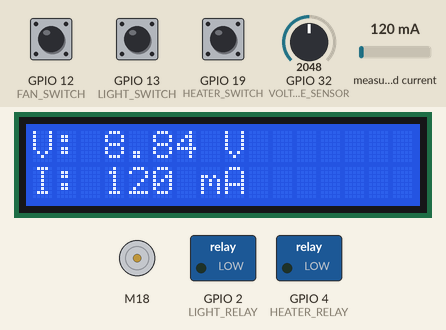
Recording of a sketch running on a simulated ESP32. Shown: DC motor (green arrow = forward, orange = backward, longer = faster), 16×2 character LCD, switched loads named in the sketch (green lamp = pin HIGH). The inputs (shaded band) are chosen by the test bench; at power-on: GPIO 12 (FAN_SWITCH) HIGH, GPIO 13 (LIGHT_SWITCH) HIGH, GPIO 19 (HEATER_SWITCH) HIGH, measured current 120 mA, GPIO 32 (VOLTAGE_SENSOR) = 2048. What the sketch prints to the serial monitor is not drawn.

Above: at 2.6 s.
2.7 s: GPIO 12 (FAN_SWITCH) pulled LOW for 1.3 s
At 5.3 s:
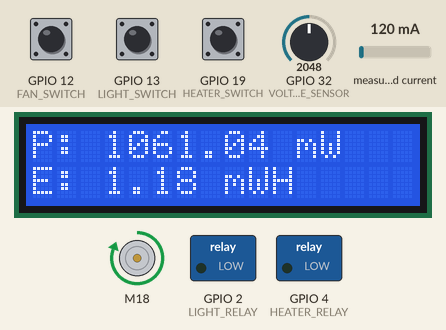
8.2 s: GPIO 13 (LIGHT_SWITCH) pulled LOW for 1.3 s
At 9.4 s:
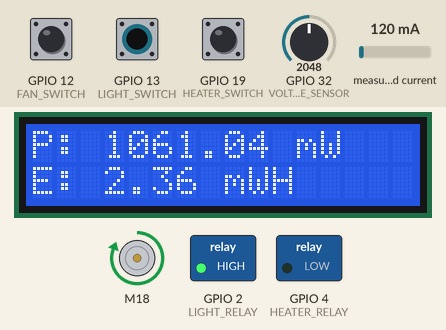
13.7 s: GPIO 19 (HEATER_SWITCH) pulled LOW for 1.3 s
At 14.8 s:
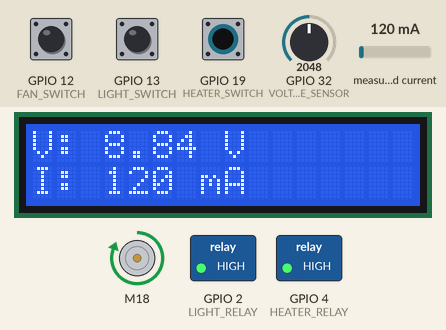
19.2 s: GPIO 12 (FAN_SWITCH) pulled LOW for 1.3 s
At 21.5 s:
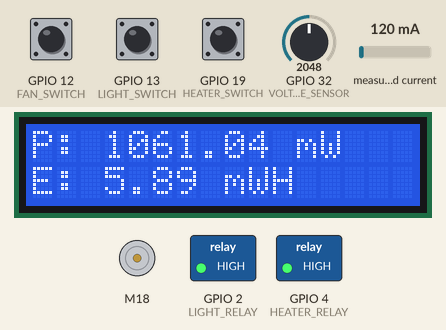
24.7 s: GPIO 13 (LIGHT_SWITCH) pulled LOW for 1.3 s
At 25.8 s:
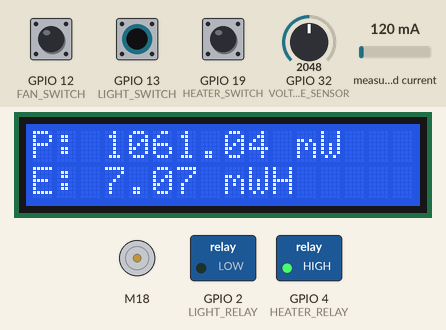
30.2 s: measured current set to 40 mA
At 31.0 s:
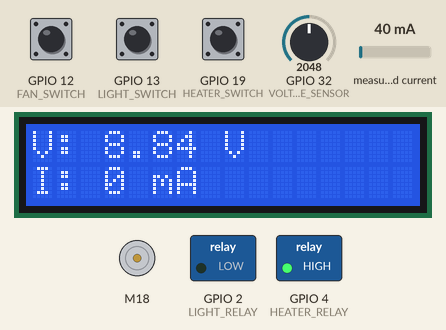
Timing chart, 0 to 33.2 s (numbered marks = the images above; inputs shaded):
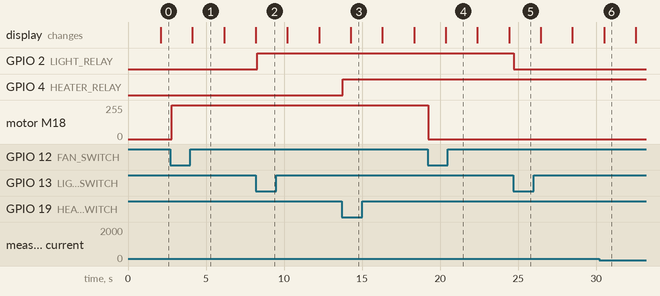

Measured:
- after the input at 2.7 s, motor M18: stopped → forward 255/255 after 0.09 s
- after the input at 8.2 s, GPIO 2 (LIGHT_RELAY): LOW → HIGH after 0.08 s
- after the input at 13.7 s, GPIO 4 (HEATER_RELAY): LOW → HIGH after 0.05 s
- after the input at 19.2 s, motor M18: forward 255/255 → stopped at once
- after the input at 24.7 s, GPIO 2 (LIGHT_RELAY): HIGH → LOW at once
- what the display in image 1 shows lasts 2.1 s, from 4.1 s to 6.2 s

The sketch:

Sensor_Attuator_Test.ino
```cpp
#include <Wire.h>
#include <ACS712.h>
#include <CytronMotorDriver.h>
#include <LiquidCrystal_I2C.h>

#define VOLTAGE_SENSOR 32
#define CURRENT_SENSOR 35

#define FAN_SWITCH 12
#define LIGHT_SWITCH 13
#define HEATER_SWITCH 19
#define FAN_SPEED_KNOB 33

#define MOTOR_DIR 5
#define MOTOR_PWM 18

#define LIGHT_RELAY 2
#define HEATER_RELAY 4

ACS712 ACS(CURRENT_SENSOR, 3.3, 4095, 100);

LiquidCrystal_I2C lcd(0x3F, 16, 2);

CytronMD motor(PWM_DIR, MOTOR_PWM, MOTOR_DIR);

#define VOLTAGE_ERROR_FACTOR 0.59;

// Floats for ADC voltage & Input voltage
float adc_voltage = 0.0;
float in_voltage = 0.0;

// Floats for resistor values in divider (in ohms)
float R1 = 30000.0;
float R2 = 7500.0;

// Float for Reference Voltage
float ref_voltage = 3.3;

// Integer for ADC value
int adc_value = 0;

float voltage = 0.0, power = 0.0, energy = 0.0;
int current = 0;

bool fanSwitchPressed = false, lightSwitchPressed = false, heaterSwitchPressed = false;

//variables to keep track of the timing of recent interrupts
unsigned long switch_time = 0;
unsigned long last_fan_switch_time = 0;
unsigned long last_light_switch_time = 0;
unsigned long last_heater_switch_time = 0;

unsigned long lcdUpdateTimer = 0;
const unsigned long lcdUpdateInterval = 2000;  // Update every 2 seconds
bool displayingVoltageCurrent = true;          // Display voltage and current initially

unsigned long previousMillis = 0;
const unsigned long interval = 1000;  // 1 second interval

void IRAM_ATTR fanSwitchCheck() {
  switch_time = millis();
  if (switch_time - last_fan_switch_time > 250) {
    fanSwitchPressed = !fanSwitchPressed;
    last_fan_switch_time = switch_time;
  }
}

void IRAM_ATTR lightSwitchCheck() {
  switch_time = millis();
  if (switch_time - last_light_switch_time > 250) {
    lightSwitchPressed = !lightSwitchPressed;
    last_light_switch_time = switch_time;
  }
}

void IRAM_ATTR heaterSwitchCheck() {
  switch_time = millis();
  if (switch_time - last_heater_switch_time > 250) {
    heaterSwitchPressed = !heaterSwitchPressed;
    last_heater_switch_time = switch_time;
  }
}

void turnOnLight() {
  digitalWrite(LIGHT_RELAY, HIGH);
}

void turnOffLight() {
  digitalWrite(LIGHT_RELAY, LOW);
}

void turnOnHeater() {
  digitalWrite(HEATER_RELAY, HIGH);
}

void turnOffHeater() {
  digitalWrite(HEATER_RELAY, LOW);
}

void turnOnFan() {
  motor.setSpeed(255);
}

void turnOffFan() {
  motor.setSpeed(0);
}

float getVoltage() {
  // Read the Analog Input
  adc_value = analogRead(VOLTAGE_SENSOR);

  // Determine voltage at ADC input
  adc_voltage = (adc_value * ref_voltage) / 4095.0;

  // Calculate voltage at divider input
  in_voltage = adc_voltage * (R1 + R2) / R2;

  in_voltage = in_voltage + VOLTAGE_ERROR_FACTOR;

  return in_voltage;
}

int getCurrent() {
  int mA = ACS.mA_DC();
  if (mA < 50) {
    mA = 0;
  }
  return mA;
}

void updateLCD(float voltage, int current, float power, float energy) {
  unsigned long currentMillis = millis();

  if (currentMillis - lcdUpdateTimer >= lcdUpdateInterval) {
    lcdUpdateTimer = currentMillis;  // Reset the timer

    lcd.clear();  // Clear the display

    if (displayingVoltageCurrent) {
      lcd.setCursor(0, 0);
      lcd.print("V: ");
      lcd.print(voltage, 2);
      lcd.print(" V   ");

      lcd.setCursor(0, 1);
      lcd.print("I: ");
      lcd.print(current);
      lcd.print(" mA");
    } else {
      lcd.setCursor(0, 0);
      lcd.print("P: ");
      lcd.print(power);
      lcd.print(" mW");

      lcd.setCursor(0, 1);
      lcd.print("E: ");
      lcd.print(energy);
      lcd.print(" mWH");
    }

    displayingVoltageCurrent = !displayingVoltageCurrent;  // Toggle between voltage/current and power/energy
  }
}


void setup() {

  Serial.begin(115200);

  pinMode(FAN_SWITCH, INPUT_PULLUP);
  pinMode(LIGHT_SWITCH, INPUT_PULLUP);
  pinMode(HEATER_SWITCH, INPUT_PULLUP);

  attachInterrupt(FAN_SWITCH, fanSwitchCheck, FALLING);
  attachInterrupt(LIGHT_SWITCH, lightSwitchCheck, FALLING);
  attachInterrupt(HEATER_SWITCH, heaterSwitchCheck, FALLING);

  pinMode(LIGHT_RELAY, OUTPUT);
  pinMode(HEATER_RELAY, OUTPUT);

  motor.setSpeed(0);

  digitalWrite(LIGHT_RELAY, LOW);
  digitalWrite(HEATER_RELAY, LOW);

  ACS.autoMidPoint();

  lcd.init();
  lcd.backlight();
}

void loop() {

  unsigned long currentMillis = millis();

  if (currentMillis - previousMillis >= interval) {
    previousMillis = currentMillis;

    voltage = getVoltage();
    current = getCurrent();

    power = voltage * current;
    energy += power * (interval / 3600000.0);

    updateLCD(voltage, current, power, energy);

    Serial.print("Voltage = ");
    Serial.print(voltage, 2);
    Serial.println(" V");

    Serial.print("Current = ");
    Serial.print(current);
    Serial.println(" mA");

    Serial.print("Power = ");
    Serial.print(power);
    Serial.println(" mW");

    Serial.print("Energy = ");
    Serial.print(energy);
    Serial.println(" mWh");

    Serial.println();
  }

  if (fanSwitchPressed) {
    // Serial.println("Fan is Turned On");
    turnOnFan();
  } else {
    // Serial.println("Fan is Turned Off");
    turnOffFan();
  }

  if (lightSwitchPressed) {
    // Serial.println("Light is Turned On");
    turnOnLight();
  } else {
    // Serial.println("Light is Turned Off");
    turnOffLight();
  }

  if (heaterSwitchPressed) {
    // Serial.println("Heater is Turned On");
    turnOnHeater();
  } else {
    // Serial.println("Heater is Turned Off");
    turnOffHeater();
  }

  // Serial.println();

  delay(100);
}
```
